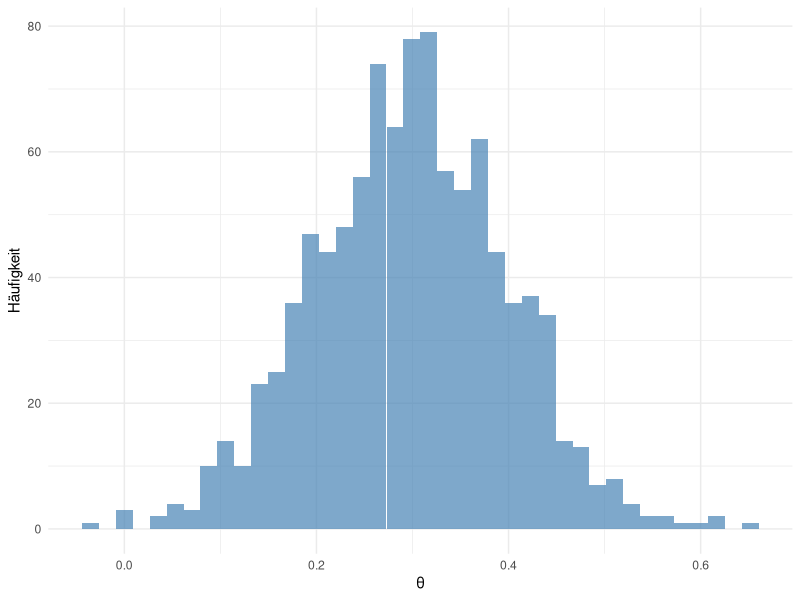

R code for this plot:
## ---- chunk 1
#| label: setup
#| include: false

library(tidyverse)
library(bayesplot)
## ---- chunk 2
#| label: fig-posterior
#| fig-cap: "Posterior-Verteilung des Mittelwerts"
#| fig-width: 6
#| fig-height: 4

set.seed(42)
posterior_samples <- rnorm(1000, mean = 0.3, sd = 0.1)

data.frame(theta = posterior_samples) |>
  ggplot(aes(x = theta)) +
  geom_histogram(bins = 40, fill = "steelblue", alpha = 0.7) +
  labs(x = "θ", y = "Häufigkeit") +
  theme_minimal()
